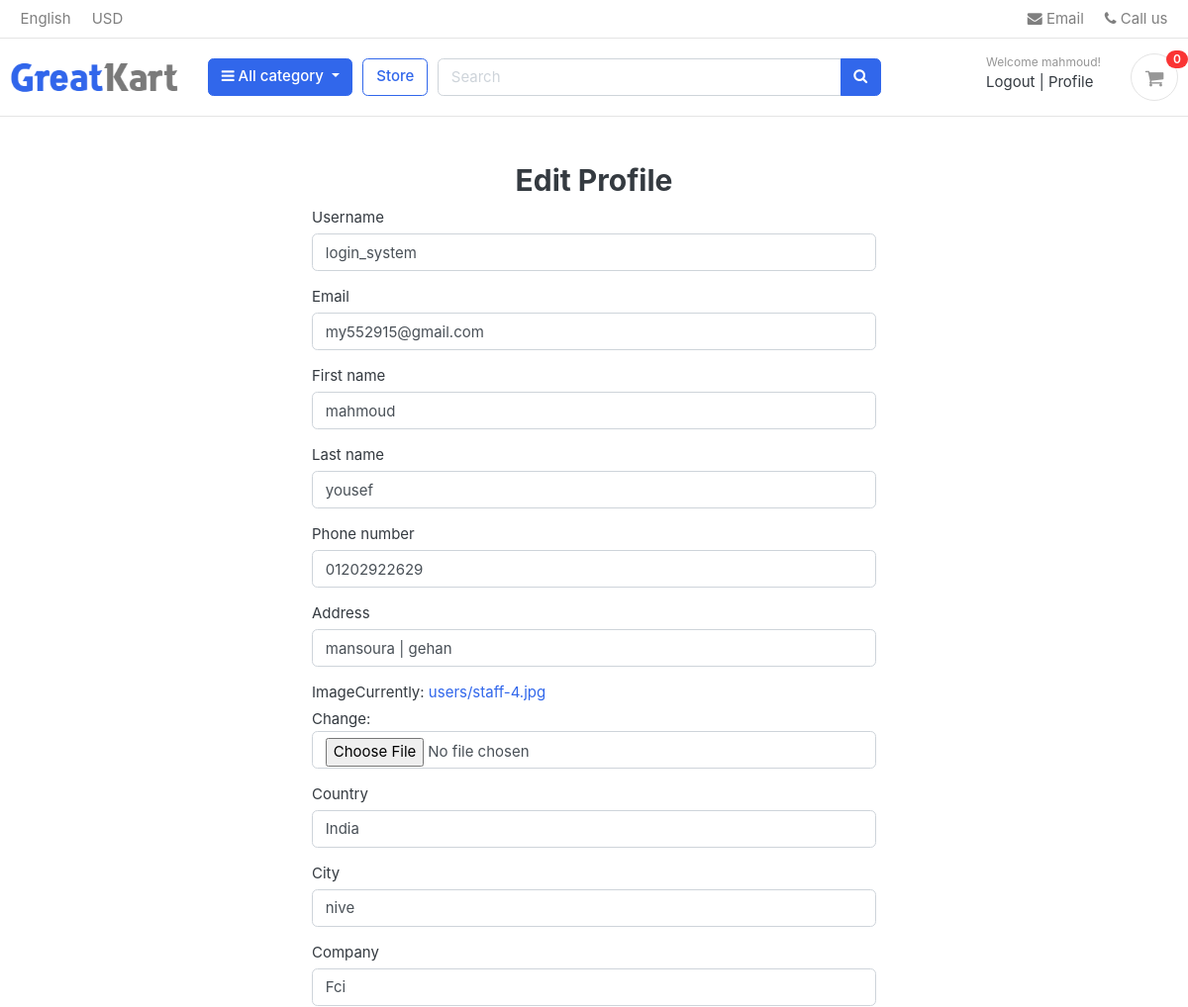
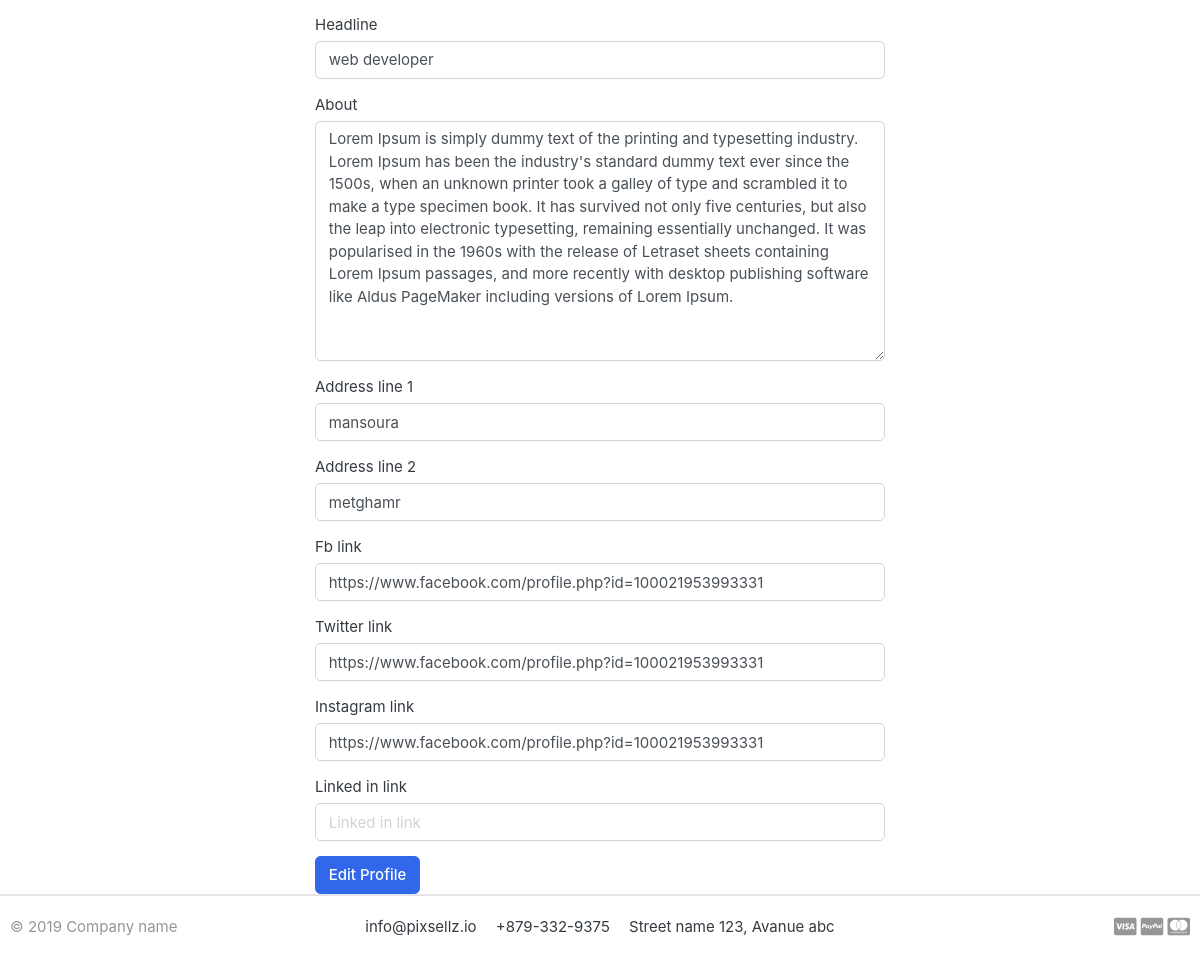
Page /accounts/profile/edit/ (signed in) on the committed database (2 pictures, top to bottom).
### accounts/models.py (models this page shows, shortened)
class Account(AbstractBaseUser):
    first_name      = models.CharField(max_length=50)
    last_name       = models.CharField(max_length=50)
    username        = models.CharField(max_length=50, unique=True)
    email           = models.EmailField(max_length=100, unique=True)
    phone_number    = models.CharField(max_length=50)
    date_joined     = models.DateTimeField(auto_now_add=True)
    last_login      = models.DateTimeField(auto_now_add=True)
    is_admin        = models.BooleanField(default=False)
    is_staff        = models.BooleanField(default=False)
    is_active        = models.BooleanField(default=False)
    is_superadmin        = models.BooleanField(default=False)
    USERNAME_FIELD = 'email'
    REQUIRED_FIELDS = ['username', 'first_name', 'last_name']
    objects = MyAccountManager()

class Profile(models.Model):
    user = models.OneToOneField(Account,on_delete=models.CASCADE)
    full_name = models.CharField(max_length=50, null= True)
    phone_number = models.CharField(max_length=20)
    address = models.CharField(max_length=50)
    image = models.ImageField(upload_to='users/')
    about = models.TextField(max_length=4000 , blank=True , null=True)
    country = models.CharField(max_length=50 ,blank=True, null=True)
    company = models.CharField(max_length=100 ,blank=True, null=True)
    address_line_1 = models.CharField( max_length=50 , blank=True)
    address_line_2 = models.CharField( max_length=50 , blank=True)
    fb_link = models.URLField( max_length=200 , blank=True , null=True)
    twitter_link = models.URLField( max_length=200, blank=True , null=True)
    instagram_link = models.URLField( max_length=200, blank=True , null=True)
    linked_in_link = models.URLField( max_length=200, blank=True , null=True)
    headline = models.CharField(max_length=50 , blank=True, null=True)
    city = models.CharField(max_length=50 ,blank=True, null=True)
    def full_name(self):
        return f'{self.user.first_name} {self.user.last_name}'

### accounts/views.py (the view)
# urls.py: path('profile/edit/' , views.edit_profile , name='edit_profile'),
@login_required(login_url = 'login')
def edit_profile(requset):
    profile = Profile.objects.get(user=requset.user)
    if requset.method == "POST":
        user_form = UserForm(requset.POST , instance=requset.user)
        profile_form = ProfileForm(requset.POST,requset.FILES,instance=profile)
        if user_form.is_valid() and profile_form.is_valid():
            user_form.save()
            myprofile = profile_form.save(commit=False)
            myprofile.user = requset.user
            myprofile.save()
            messages.success(requset, 'Profile updated successfully')
            return redirect('/accounts/profile')
    else:
        user_form = UserForm(instance=requset.user)
        profile_form = ProfileForm(instance=profile)
    return render(requset,'accounts/profile_edit.html',{
        'user_form':user_form,
        'profile_form':profile_form
    })

### accounts/forms.py
class UserForm(forms.ModelForm):
    class Meta:
        model = Account
        fields = ['username','email','first_name','last_name',]

class ProfileForm(forms.ModelForm):
    class Meta:
        model = Profile
        fields = ['phone_number','address','image','country','city','company','headline','about','address_line_1','address_line_2','fb_link','twitter_link','instagram_link','linked_in_link']

### accounts/templates/accounts/profile_edit.html (shortened to what this page needs)
{% extends 'base.html' %}
{% load django_bootstrap5 %}
{% load static %}
{% block body %}
<div class="container">
    <div class="col-md-6 mx-auto mt-5">
        <h2 style="text-align:center;">Edit Profile</h2>
        <form method="POST" enctype="multipart/form-data">
            {% bootstrap_form user_form %}
            {% bootstrap_form profile_form %}
            {% bootstrap_button button_type="submit" content="Edit Profile" %}
        </form>
    </div>
</div>
{% endblock %}

### templates/base.html (shortened to what this page needs)
{% load static %}
<!DOCTYPE HTML>
<html lang="en">
<head>
	<link href="{% static 'css/bootstrap.css'%}" rel="stylesheet" type="text/css" />
	<link href="{% static 'fonts/fontawesome/css/all.min.css'%}" type="text/css" rel="stylesheet">
	<link href="{% static 'css/ui.css'%}" rel="stylesheet" type="text/css" />
	<link href="{% static 'css/responsive.css'%}" rel="stylesheet" media="only screen and (max-width: 1200px)" />
	<link href="{% static 'css/custum.css'%}" rel="stylesheet" type="text/css" />
	<link rel="stylesheet" href="https://cdnjs.cloudflare.com/ajax/libs/font-awesome/4.7.0/css/font-awesome.min.css">
</head>
<body>
	<header class="section-header">
		<nav class="navbar p-md-0 navbar-expand-sm navbar-light border-bottom">
			<div class="container">
				<div class="collapse navbar-collapse" id="navbarTop4">
					<ul class="navbar-nav mr-auto">
						<li class="nav-item dropdown">
							<a href="#" class="nav-link"> English </a>
						</li>
						<li class="nav-item dropdown">
							<a href="#" class="nav-link"> USD </a>
						</li>
					</ul>
					<ul class="navbar-nav">
						<li><a href="#" class="nav-link"> <i class="fa fa-envelope"></i> Email </a></li>
						<li><a href="#" class="nav-link"> <i class="fa fa-phone"></i> Call us </a></li>
					</ul>
				</div>
			</div>
		</nav>
		<section class="header-main border-bottom">
			<div class="container">
				<div class="row align-items-center">
					<div class="col-lg-2 col-md-3 col-6">
						<a href="./" class="brand-wrap">
							<img class="logo" src="{% static './images/logo.png'%}">
						</a>
					</div>
					<div class="col-lg col-sm col-md col-6 flex-grow-0">
						<div class="category-wrap dropdown d-inline-block float-right">
							<button type="button" class="btn btn-primary dropdown-toggle" data-toggle="dropdown">
								<i class="fa fa-bars"></i> All category
							</button>
						</div>
					</div>
					<a href="./store.html" class="btn btn-outline-primary">Store</a>
					<div class="col-lg  col-md-6 col-sm-12 col">
						<form action="#" class="search">
							<div class="input-group w-100">
								<input type="text" class="form-control" style="width:60%;" placeholder="Search">
								<div class="input-group-append">
									<button class="btn btn-primary" type="submit">
										<i class="fa fa-search"></i>
									</button>
								</div>
							</div>
						</form>
					</div>
					<div class="col-lg-3 col-sm-6 col-8 order-2 order-lg-3">
						<div class="d-flex justify-content-end mb-3 mb-lg-0">
							<div class="widget-header">
								{% if request.user.is_authenticated %}
								<small class="title text-muted">Welcome {{user.first_name}}!</small>
								<div>
									<a href="{% url 'logout'%}">Logout</a> <span class="dark-transp"> | </span>
									<a href=""> Profile</a>
								</div>
								{% else %}
								<small class="title text-muted">Welcome Guests!</small>
								<div>
									<a href="{% url 'login'%}">Sign in</a> <span class="dark-transp"> | </span>
									<a href="{% url 'register'%}"> Register</a>
								</div>
								{% endif %}
							</div>
							<a href="./cart.html" class="widget-header pl-3 ml-3">
								<div class="icon icon-sm rounded-circle border"><i class="fa fa-shopping-cart"></i>
								</div>
								<span class="badge badge-pill badge-danger notify">0</span>
							</a>
						</div>
					</div>
				</div>
			</div>
		</section>
	</header>
	{% block body %}
	{% endblock body %}
	<footer class="section-footer border-top">
		<div class="container">
			<section class="footer-bottom border-top row">
				<div class="col-md-2">
					<p class="text-muted"> &copy 2019 Company name </p>
				</div>
				<div class="col-md-8 text-md-center">
					<span class="px-2">info@pixsellz.io</span>
					<span class="px-2">+879-332-9375</span>
					<span class="px-2">Street name 123, Avanue abc</span>
				</div>
				<div class="col-md-2 text-md-right text-muted">
					<i class="fab fa-lg fa-cc-visa"></i>
					<i class="fab fa-lg fa-cc-paypal"></i>
					<i class="fab fa-lg fa-cc-mastercard"></i>
				</div>
			</section>
		</div>
	</footer>
</body>
</html>

### static/css/ui.css (style rules this page uses)
html { font-family: "Inter", sans-serif; font-size: 15px; }
.icon-xs, .icon-sm, .icon-md, .icon-lg { display: inline-block; text-align: center; flex-shrink: 0; flex-grow: 0; }
.icon-sm { width: 48px; height: 48px; line-height: 48px !important; font-size: 20px; }
article:after, .form-group:after { display: block; clear: both; content: ""; }
p:last-child { margin-bottom: 0; }
.header-main { position: relative; padding-top: 1rem; padding-bottom: 1rem; }
.brand-wrap .logo, .navbar-brand .logo { margin-right: 7px; max-height: 42px; display: inline-block; }
.widget-header { display: inline-block; vertical-align: middle; position: relative; }
.widget-header a { color: #343a40; }
.widget-header i { color: #969696; }
.widget-header .title { display: block; }
.widget-header .notify { position: absolute; top: -3px; right: -10px; }
.footer-bottom { padding-top: 20px; padding-bottom: 20px; }
.notify { position: absolute; top: -4px; right: -10px; display: inline-block; padding: 0.25em 0.6em; font-size: 12px; line-height: 1; text-align: center; border-radius: 3rem; color: #fff; background-color: #fa3434; }

### rows in the picture
Account: first_name "mahmoud", username "login_system", email "my552915@gmail.com", last_name "yousef"
Profile: phone_number "01202922629", address "mansoura | gehan", country "India", city "nive", company "Fci", headline "web developer", about "Lorem Ipsum is simply dummy text of the printing and typesetting industry. Lorem Ipsum has been the industry's standard dummy text ever since the 1500s, when an unknown printer took a galley of type and scrambled it to make a type specimen book. It has survived not only five centuries, but also the leap into electronic typesetting, remaining essentially unchanged. It was popularised in the 1960s with the release of Letraset sheets containing Lorem Ipsum passages, and more recently with desktop publishing software like Aldus PageMaker including versions of Lorem Ipsum.", address_line_1 "mansoura", address_line_2 "metghamr", fb_link "https://www.facebook.com/profile.php?id=100021953993331", twitter_link "https://www.facebook.com/profile.php?id=100021953993331", instagram_link "https://www.facebook.com/profile.php?id=100021953993331"
